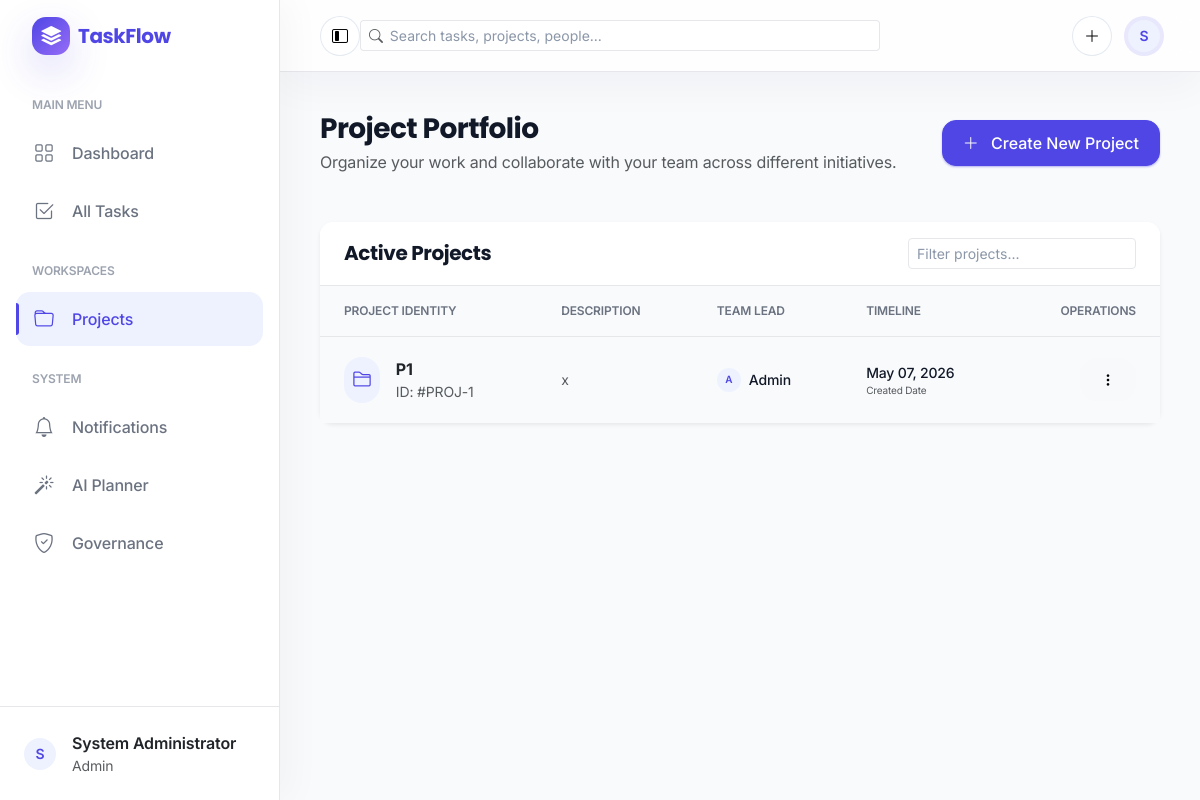
Screenshot of /projects (signed in) with the database file from the repository.
### models/user.py (models this page shows, shortened)
class User(UserMixin, db.Model):
    __tablename__ = 'users'
    id = db.Column(db.Integer, primary_key=True)
    name = db.Column(db.String(80), nullable=False)
    email = db.Column(db.String(120), unique=True, nullable=False, index=True)
    password = db.Column(db.String(255), nullable=False)
    role = db.Column(db.Enum(UserRole), nullable=False, default=UserRole.MEMBER)
    skills = db.Column(db.Text, nullable=True)  # Comma-separated skills or free text
    created_at = db.Column(db.DateTime, default=datetime.utcnow, nullable=False)
    updated_at = db.Column(db.DateTime, default=datetime.utcnow, onupdate=datetime.utcnow, nullable=False)
    projects = db.relationship('Project', back_populates='creator', lazy=True, cascade='all, delete-orphan')
    assigned_tasks = db.relationship('Task', back_populates='assignee', lazy=True)
    def is_admin(self):
        return self.role == UserRole.ADMIN
    def has_permission(self, permission: str) -> bool:
        if self.is_admin():
            return True

### models/project.py (models this page shows, shortened)
class Project(db.Model):
    __tablename__ = 'projects'
    id = db.Column(db.Integer, primary_key=True)
    title = db.Column(db.String(200), nullable=False, index=True)
    description = db.Column(db.Text, nullable=True)
    created_by = db.Column(db.Integer, db.ForeignKey('users.id', ondelete='CASCADE'), nullable=False, index=True)
    created_at = db.Column(db.DateTime, default=datetime.utcnow, nullable=False)
    updated_at = db.Column(db.DateTime, default=datetime.utcnow, onupdate=datetime.utcnow, nullable=False)
    creator = db.relationship('User', back_populates='projects')
    tasks = db.relationship('Task', back_populates='project', lazy=True, cascade='all, delete-orphan')

### routes/project.py (the view)
@project_bp.route('/projects')
@login_required
@permission_required("project.manage")
def projects():
    all_projects = Project.query.all()
    return render_template('projects.html', projects=all_projects)

### app.py (called while the page is built)
@login_manager.user_loader
def load_user(user_id):
    return User.query.get(int(user_id))

@app.context_processor
def inject_notification_count():
    from flask_login import current_user
    if not current_user.is_authenticated:
        return {"unread_notifications_count": 0}
    unread_count = Notification.query.filter_by(user_id=current_user.id, is_read=False).count()
    return {"unread_notifications_count": unread_count}

### templates/projects.html (shortened to what this page needs)
{% extends "layout.html" %}
{% block content %}
<div class="row g-4 mb-5">
    <div class="col-12 d-flex flex-column flex-md-row align-items-md-center justify-content-between">
        <div>
            <h1 class="h3 fw-bold mb-1">Project Portfolio</h1>
            <p class="text-muted mb-0">Organize your work and collaborate with your team across different initiatives.</p>
        </div>
        <div class="mt-3 mt-md-0">
            <button type="button" class="btn btn-primary" data-bs-toggle="modal" data-bs-target="#createProjectModal">
                <i class="bi bi-plus-lg me-2"></i> Create New Project
            </button>
        </div>
    </div>
</div>
<div class="row g-4">
    <div class="col-12">
        <div class="card border-0 shadow-sm">
            <div class="card-header bg-white border-bottom py-3 d-flex align-items-center justify-content-between">
                <h5 class="mb-0 fw-bold">Active Projects</h5>
                <div class="input-group input-group-sm w-auto">
                    <input type="text" class="form-control" placeholder="Filter projects...">
                </div>
            </div>
            <div class="card-body p-0">
                <div class="table-responsive">
                    <table class="table table-hover align-middle mb-0">
                        <thead>
                            <tr>
                                <th class="ps-4">Project Identity</th>
                                <th>Description</th>
                                <th>Team Lead</th>
                                <th>Timeline</th>
                                <th class="text-end pe-4">Operations</th>
                            </tr>
                        </thead>
                        <tbody>
                            {% for project in projects %}
                            <tr>
                                <td class="ps-4">
                                    <div class="d-flex align-items-center">
                                        <div class="bg-primary-light text-primary rounded-3 p-2 me-3">
                                            <i class="bi bi-folder2 fs-5"></i>
                                        </div>
                                        <div>
                                            <a href="{{ url_for('project.view_project', project_id=project.id) }}" class="fw-bold text-dark text-decoration-none hover-primary">
                                                {{ project.title }}
                                            </a>
                                            <div class="text-muted small">ID: #PROJ-{{ project.id }}</div>
                                        </div>
                                    </div>
                                </td>
                                <td>
                                    <div class="text-muted small text-truncate" style="max-width: 250px;">
                                        {{ project.description or 'No description provided' }}
                                    </div>
                                </td>
                                <td>
                                    <div class="d-flex align-items-center">
                                        <div class="avatar-initials sm me-2" style="width: 24px; height: 24px; font-size: 10px;">
                                            {{ project.creator.name[:1].upper() }}
                                        </div>
                                        <span class="small fw-medium">{{ project.creator.name }}</span>
                                    </div>
                                </td>
                                <td>
                                    <div class="small fw-medium">{{ project.created_at.strftime('%b %d, %Y') }}</div>
                                    <div class="text-muted x-small" style="font-size: 10px;">Created Date</div>
                                </td>
                                <td class="text-end pe-4">
                                    <div class="dropdown">
                                        <button class="btn btn-light btn-sm rounded-3" type="button" data-bs-toggle="dropdown">
                                            <i class="bi bi-three-dots-vertical"></i>
                                        </button>
                                    </div>
                                </td>
                            </tr>
                            {% endfor %}
                        </tbody>
                    </table>
                </div>
            </div>
        </div>
    </div>
</div>
{% endblock %}

### templates/layout.html (shortened to what this page needs)
<!DOCTYPE html>
<html lang="en">
<head>
    <link href="https://cdn.jsdelivr.net/npm/bootstrap@5.3.0/dist/css/bootstrap.min.css" rel="stylesheet">
    <link rel="stylesheet" href="https://cdn.jsdelivr.net/npm/bootstrap-icons@1.11.0/font/bootstrap-icons.css">
    <link rel="stylesheet" href="{{ url_for('static', filename='css/style.css') }}">
</head>
<body>
    {% if current_user.is_authenticated %}
    <div id="sidebar">
        <div class="sidebar-brand">
            <span class="tf-brand-mark me-2"><i class="bi bi-stack"></i></span>
            <span class="tf-brand-name">TaskFlow</span>
        </div>
        <div class="sidebar-nav">
            <div class="nav-label">Main Menu</div>
            <a href="{{ url_for('dashboard') }}" class="sidebar-link {{ 'active' if request.endpoint == 'dashboard' else '' }}">
                <i class="bi bi-grid"></i>
                <span>Dashboard</span>
            </a>
            <a href="{{ url_for('task.tasks') }}" class="sidebar-link {{ 'active' if 'task' in request.endpoint else '' }}">
                <i class="bi bi-check2-square"></i>
                <span>All Tasks</span>
            </a>
            <div class="nav-label mt-4">Workspaces</div>
            {% if current_user.role.value == 'admin' %}
            <a href="{{ url_for('project.projects') }}" class="sidebar-link {{ 'active' if 'project' in request.endpoint else '' }}">
                <i class="bi bi-folder"></i>
                <span>Projects</span>
            </a>
            {% endif %}
            <div class="nav-label mt-4">System</div>
            <a href="{{ url_for('notification.list_notifications') }}" class="sidebar-link {{ 'active' if 'notification' in request.endpoint else '' }}">
                <i class="bi bi-bell"></i>
                <span>Notifications</span>
            </a>
            {% if current_user.role.value == 'admin' %}
            <a href="{{ url_for('ai_planning.planning_index') }}" class="sidebar-link {{ 'active' if 'ai_planning' in request.endpoint else '' }}">
                <i class="bi bi-magic"></i>
                <span>AI Planner</span>
            </a>
            <a href="{{ url_for('admin.permissions') }}" class="sidebar-link {{ 'active' if 'admin' in request.endpoint else '' }}">
                <i class="bi bi-shield-check"></i>
                <span>Governance</span>
            </a>
            {% endif %}
        </div>
        <div class="position-absolute bottom-0 w-100 p-4 border-top">
            <div class="d-flex align-items-center">
                <div class="avatar-initials me-3">
                    {{ current_user.name[:1].upper() }}
                </div>
                <div class="flex-grow-1 text-truncate">
                    <div class="fw-semibold text-dark">{{ current_user.name }}</div>
                    <div class="text-muted small">{{ current_user.role.value | capitalize }}</div>
                </div>
            </div>
        </div>
    </div>
    <div class="main-content">
        <header id="top-nav">
            <div class="d-flex align-items-center gap-2">
                <button type="button" class="tf-icon-btn d-none d-lg-inline-flex" id="sidebar-collapse" aria-label="Collapse navigation">
                    <i class="bi bi-layout-sidebar-inset"></i>
                </button>
            </div>
            <div class="d-none d-md-flex align-items-center flex-grow-1">
                <div class="input-group input-group-sm tf-search">
                    <span class="input-group-text bg-transparent border-end-0"><i class="bi bi-search text-muted"></i></span>
                    <input type="text" class="form-control border-start-0 ps-0" placeholder="Search tasks, projects, people...">
                </div>
            </div>
            <div class="ms-auto d-flex align-items-center gap-3">
                <div class="dropdown">
                    <button class="tf-icon-btn" type="button" data-bs-toggle="dropdown" aria-label="Create">
                        <i class="bi bi-plus-lg"></i>
                    </button>
                </div>
                <div class="dropdown">
                    <a href="#" class="d-flex align-items-center text-dark text-decoration-none" data-bs-toggle="dropdown">
                        <div class="avatar-initials tf-avatar-ring">
                            {{ current_user.name[:1].upper() }}
                        </div>
                    </a>
                </div>
            </div>
        </header>
        <main id="content-wrapper">
            <div class="fade-in">
                {% block content %}{% endblock %}
            </div>
        </main>
    </div>
    {% endif %}
</body>
</html>

### rows the page displays
User: name "S", name "System Administrator", role.value "Admin"
Project: title "P1", id "1", description "x", creator "A", creator.name "Admin", created_at "May 07, 2026"
